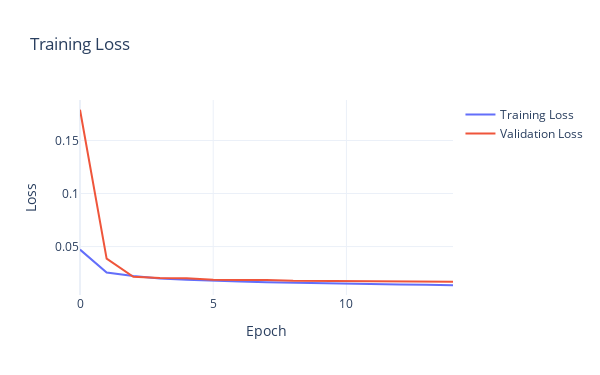

Here is the notebook cell this chart was saved with:
### Markdown cell above
Now training is completed and we can analyse the training convergence using training and validation loss plot.

Let's analyse the convergence plots by using the `plt_loss` function, which shows the learning process:

### Code cell
plt_loss(H.history['loss'], H.history['val_loss'])

### Figure 1 — Plotly figure (JSON) as saved in the notebook; plotly's stock layout.template omitted (floating-point values rounded to 4 significant figures)
{"data": [{"mode": "lines", "name": "Training Loss", "type": "scatter", "y": [0.04719, 0.02547, 0.02217, 0.01997, 0.01878, 0.01764, 0.01696, 0.01631, 0.01578, 0.01525, 0.01487, 0.01451, 0.01414, 0.01394, 0.01353]}, {"mode": "lines", "name": "Validation Loss", "type": "scatter", "y": [0.179, 0.03859, 0.02155, 0.02043, 0.02009, 0.01882, 0.01854, 0.01854, 0.01771, 0.01758, 0.01739, 0.01745, 0.01703, 0.01718, 0.01673]}], "layout": {"height": 375, "title": {"text": "Training Loss"}, "width": 600, "xaxis": {"autorange": true, "range": [0, 14], "title": {"text": "Epoch"}}, "yaxis": {"autorange": true, "range": [0.004337, 0.1882], "title": {"text": "Loss"}, "type": "linear"}}}
